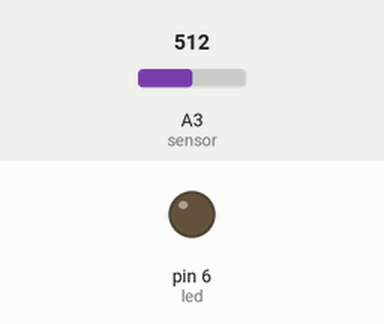
Simulated run of this sketch. Board: Arduino Uno, built with avr-gcc and run on an emulated ATmega328P. On the bench: output pins drawn as LEDs (lit = HIGH). The test bench sets the inputs (shaded band); at power-on: A3 (sensor) = 512.

Above: at 1.2 s.
1.3 s: A3 (sensor) set to 142
2.8 s: A3 (sensor) set to 122
At 3.5 s:
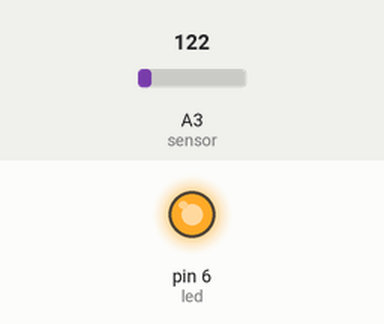
4.3 s: A3 (sensor) set to 138
At 4.6 s:
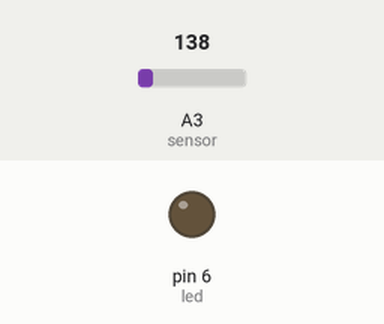
5.8 s: A3 (sensor) set to 118
At 6.9 s:
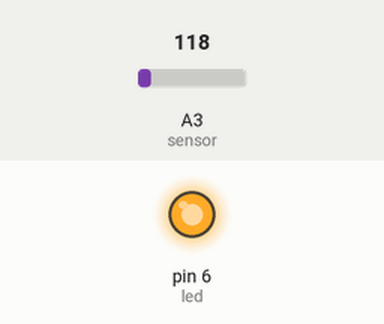
Timing chart, 0 to 8.3 s (numbered marks = the images above; inputs shaded):
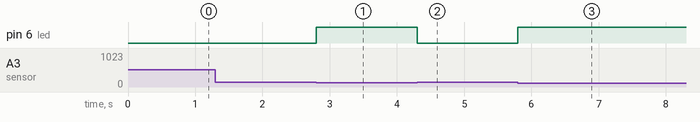

Measured:
- the behaviour switches between 128 and 127 on A3 (sensor) (found by bisection; images 0 and 1)
- after the input at 1.3 s, every drawn part: stays the same
- after the input at 2.8 s, pin 6 (led): LOW → HIGH at once
- after the input at 4.3 s, pin 6 (led): HIGH → LOW at once
- after the input at 5.8 s, pin 6 (led): LOW → HIGH at once

The sketch:

whileexample_8.ino
```cpp
int sensor = 3;
int led = 6;

void setup () {
  pinMode(sensor, INPUT);
  pinMode(led, OUTPUT);
}

void loop () {
  int value = analogRead(sensor);
  while (value < 128) {
    digitalWrite(led, HIGH);
    value = analogRead(sensor);
  }
  digitalWrite(led, LOW);
}
```
